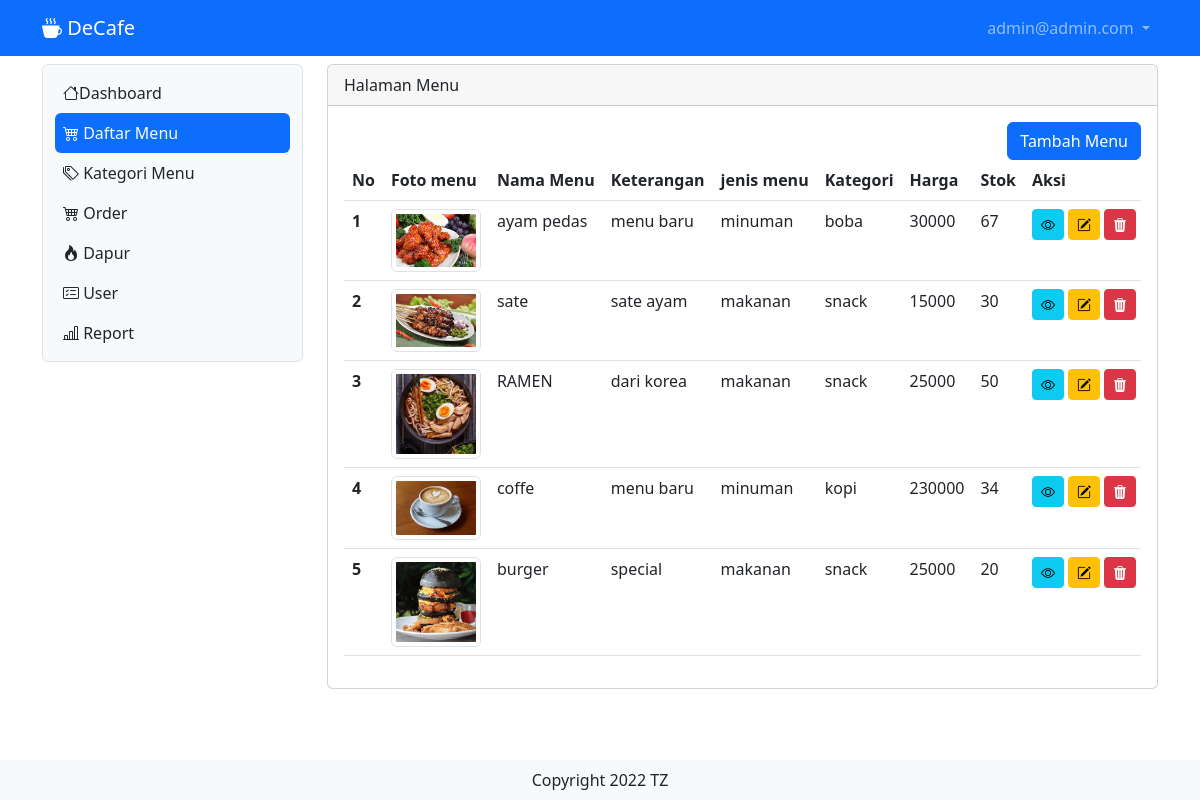
/decafe/menu (signed in), run on the app's committed database.
### tables this page shows
CREATE TABLE IF NOT EXISTS `tb_user` (
  `id` int NOT NULL AUTO_INCREMENT,
  `nama` varchar(200) DEFAULT NULL,
  `username` varchar(200) DEFAULT NULL,
  `password` varchar(200) DEFAULT NULL,
  `level` int DEFAULT NULL,
  `nohp` varchar(15) DEFAULT NULL,
  `alamat` varchar(300) DEFAULT NULL,
  PRIMARY KEY (`id`)
);

CREATE TABLE IF NOT EXISTS `tb_daftar_menu` (
  `id` int NOT NULL AUTO_INCREMENT,
  `foto` varchar(200) DEFAULT NULL,
  `nama_menu` varchar(200) DEFAULT NULL,
  `keterangan` varchar(200) DEFAULT NULL,
  `kategori` int DEFAULT NULL,
  `harga` varchar(50) DEFAULT NULL,
  `stok` varchar(50) DEFAULT NULL,
  PRIMARY KEY (`id`),
  KEY `FK_tb_daftar_menu_tb_kategori_menu` (`kategori`),
  CONSTRAINT `FK_tb_daftar_menu_tb_kategori_menu` FOREIGN KEY (`kategori`) REFERENCES `tb_kategori_menu` (`id_kat_menu`) ON DELETE RESTRICT ON UPDATE CASCADE
);

CREATE TABLE IF NOT EXISTS `tb_kategori_menu` (
  `id_kat_menu` int NOT NULL AUTO_INCREMENT,
  `jenis_menu` int DEFAULT NULL,
  `kategori_menu` varchar(50) DEFAULT NULL,
  PRIMARY KEY (`id_kat_menu`) USING BTREE
);

### decafe/menu.php (the view, shortened to what this page needs)
<?php
include "proses/connect.php";
$query = mysqli_query($conn, "SELECT * FROM tb_daftar_menu LEFT JOIN tb_kategori_menu ON tb_kategori_menu.id_kat_menu = tb_daftar_menu.kategori");
while ($record = mysqli_fetch_array($query)) {
    $result[] = $record;
}
?>
<div class="col-lg-9 mt-2">
    <div class="card">
        <div class="card-header">
            Halaman Menu
        </div>
        <div class="card-body">
            <div class="row">
                <div class="col d-flex justify-content-end">
                    <button class="btn btn-primary" data-bs-toggle="modal" data-bs-target="#ModalTambahUser">Tambah Menu</button>
                </div>
            </div>
            <?php
            if (empty($result)) {
                echo "Data menu makanan dan minuman tidak ada";
            } else {
            ?>
                <div class="table-responsive">
                    <table class="table table-hover">
                        <thead>
                            <tr class="text-nowrap">
                                <th scope="col">No</th>
                                <th scope="col">Foto menu</th>
                                <th scope="col">Nama Menu</th>
                                <th scope="col">Keterangan</th>
                                <th scope="col">jenis menu</th>
                                <th scope="col">Kategori</th>
                                <th scope="col">Harga</th>
                                <th scope="col">Stok</th>
                                <th scope="col">Aksi</th>
                            </tr>
                        </thead>
                        <tbody>
                            <?php
                            $no = 1;
                            foreach ($result as $row) {
                            ?>
                                <tr>
                                    <th scope="row"><?php echo $no++ ?></th>
                                    <td>
                                        <img src="assets/img/<?php echo $row['foto'] ?>" class="img-thumbnail" alt="...">
                                    </td>
                                    <td><?php echo $row['nama_menu'] ?></td>
                                    <td>
                                        <?php echo $row['keterangan'] ?>
                                    </td>
                                    <td>
                                        <?php echo ($row['jenis_menu'] == 1) ? "makanan" : "minuman" ?>
                                    </td>
                                    <td><?php echo $row['kategori_menu'] ?></td>
                                    <td><?php echo $row['harga'] ?></td>
                                    <td><?php echo $row['stok'] ?></td>
                                    <td>
                                        <div class="d-flex">
                                            <button class="btn btn-info btn-sm me-1" data-bs-toggle="modal" data-bs-target="#ModalView<?php echo $row['id'] ?>"><i class="bi bi-eye"></i></button>
                                            <button class="btn btn-warning btn-sm me-1" data-bs-toggle="modal" data-bs-target="#ModalEdit<?php echo $row['id'] ?>"><i class="bi bi-pencil-square"></i></button>
                                            <button class="btn btn-danger btn-sm me-1" data-bs-toggle="modal" data-bs-target="#Modaldelete<?php echo $row['id'] ?>"><i class="bi bi-trash3-fill"></i></button>
                                        </div>
                                    </td>
                                </tr>
                            <?php
                            }
                            ?>
                        </tbody>
                    </table>
                </div>
            <?php
            }
            ?>
        </div>
    </div>
</div>

### decafe/index.php (shortened to what this page needs)
<?php
if (isset($_GET['x']) && $_GET['x'] == 'home') {
    $page = "home.php";
    include "main.php";
} elseif (isset($_GET['x']) && $_GET['x'] == 'menu') {
    if ($_SESSION['level_decafe'] == 1 || $_SESSION['level_decafe'] == 3) {
        include "main.php";
    } else {
        $page = "home.php";
        include "main.php";
    }
} elseif (isset($_GET['x']) && $_GET['x'] == 'login') {
    include "login.php";
} elseif (isset($_GET['x']) && $_GET['x'] == 'logout') {
    include "proses/proses_logout.php";
} else {
    $page = "home.php";
    include "main.php";
}
?>

### decafe/main.php (shortened to what this page needs)
<?php
include "proses/connect.php";
$query = mysqli_query($conn, "SELECT * FROM tb_user WHERE username = '$_SESSION[username_decafe]'");
$hasil = mysqli_fetch_array($query);
?>
<!doctype html>
<html lang="en">
<head>
    <link href="https://cdn.jsdelivr.net/npm/bootstrap@5.2.3/dist/css/bootstrap.min.css" rel="stylesheet">
    <link rel="stylesheet" href="https://cdn.jsdelivr.net/npm/bootstrap-icons@1.11.1/font/bootstrap-icons.css">
</head>
<body>
    <?php include "header.php"; ?>
    <div class="container-lg">
        <div class="row mb-5">
            <?php include "sidebar.php"; ?>
            <?php
            include $page;
            ?>
            <div class="fixed-bottom text-center bg-light py-2">
                Copyright 2022 TZ
            </div>
        </div>
    </div>
</body>
</html>

### decafe/header.php (shortened to what this page needs)
<?php
include "proses/connect.php";
$query = mysqli_query($conn, "SELECT * FROM tb_user WHERE username='$_SESSION[username_decafe]'");
?>
<nav class="navbar navbar-expand navbar-dark bg-primary sticky-top">
    <div class="container-lg">
        <a class="navbar-brand" href="."> <i class="bi bi-cup-hot-fill"></i> DeCafe</a>
        <div class="collapse navbar-collapse justify-content-end" id="navbarNavDropdown">
            <ul class="navbar-nav">
                <li class="nav-item dropdown">
                    <a class="nav-link dropdown-toggle" href="#" role="button" data-bs-toggle="dropdown" aria-expanded="false">
                        <?php echo $hasil['username'];
                        ?>
                    </a>
                </li>
            </ul>
        </div>
    </div>
</nav>

### decafe/sidebar.php (shortened to what this page needs)
<div class="col-lg-3">
    <nav class="navbar navbar-expand-lg bg-light rounded border mt-2">
        <div class="container-fluid">
            <div class="offcanvas offcanvas-start" tabindex="-1" id="offcanvasNavbar" aria-labelledby="offcanvasNavbarLabel" style="width:250px;">
                <div class="offcanvas-body">
                    <ul class="navbar-nav nav-pills flex-column justify-content-end flex-grow-1">
                        <li class="nav-item">
                            <a class="nav-link ps-2 <?php echo ((isset($_GET['x']) && $_GET['x']=='home') || !isset($_GET['x'])) ? 'active link-light' : 'link-dark' ; ?>" aria-current="page" href="home"> <i class="bi bi-house"></i>Dashboard</a>
                        </li>
                        <?php if($hasil['level']==1 || $hasil['level']==3){ ?>
                        <li class="nav-item">
                            <a class="nav-link ps-2 <?php echo (isset($_GET['x']) && $_GET['x']=='menu') ? 'active link-light' : 'link-dark' ; ?>" href="menu"> <i class="bi bi-cart4"></i> Daftar Menu</a>
                        </li>
                        <?php  } ?>
                        <?php if($hasil['level']==1){ ?>
                        <li class="nav-item">
                            <a class="nav-link ps-2 <?php echo (isset($_GET['x']) && $_GET['x']=='katmenu') ? 'active link-light' : 'link-dark' ; ?>" href="katmenu"> <i class="bi bi-tags"></i> Kategori Menu</a>
                        </li>
                            <?php } ?>
                            <?php if($hasil['level']==1 || $hasil['level']==2 || $hasil['level']==3){ ?>
                        <li class="nav-item">
                            <a class="nav-link ps-2 <?php echo (isset($_GET['x']) && $_GET['x']=='order') ? 'active link-light' : 'link-dark' ; ?>" href="order"> <i class="bi bi-cart4"></i> Order</a>
                        </li>
                        <?php } ?>
                        <?php if($hasil['level']==1 || $hasil['level']==4){ ?>
                        <li class="nav-item">
                            <a class="nav-link ps-2 <?php echo (isset($_GET['x']) && $_GET['x']=='dapur') ? 'active link-light' : 'link-dark' ; ?>" href="dapur"> <i class="bi bi-fire"></i> Dapur</a>
                        </li>
                            <?php } ?>
                        <?php if($hasil['level']==1){ ?>
                        <li class="nav-item">
                            <a class="nav-link ps-2 <?php echo (isset($_GET['x']) && $_GET['x']=='user') ? 'active link-light' : 'link-dark' ; ?>" href="user"> <i class="bi bi-card-checklist"></i> User</a>
                        </li>
                        <li class="nav-item">
                            <a class="nav-link ps-2 <?php echo (isset($_GET['x']) && $_GET['x']=='report') ? 'active link-light' : 'link-dark' ; ?>" href="report"> <i class="bi bi-bar-chart-line"></i> Report</a>
                        </li>
                        <?php } ?>
                    </ul>
                </div>
            </div>
        </div>
    </nav>
</div>

### data on the page
tb_user: username "admin@admin.com"
tb_daftar_menu: foto (picture), nama_menu "ayam pedas", keterangan "menu baru", shows "minuman", kategori.kategori_menu "boba", harga "30000", stok "67"
tb_daftar_menu: foto (picture), nama_menu "sate", keterangan "sate ayam", shows "makanan", kategori.kategori_menu "snack", harga "15000", stok "30"
tb_daftar_menu: foto (picture), nama_menu "RAMEN", keterangan "dari korea", shows "makanan", kategori.kategori_menu "snack", harga "25000", stok "50"
tb_daftar_menu: foto (picture), nama_menu "coffe", keterangan "menu baru", shows "minuman", kategori.kategori_menu "kopi", harga "230000", stok "34"
tb_daftar_menu: foto (picture), nama_menu "burger", keterangan "special", shows "makanan", kategori.kategori_menu "snack", harga "25000", stok "20"
